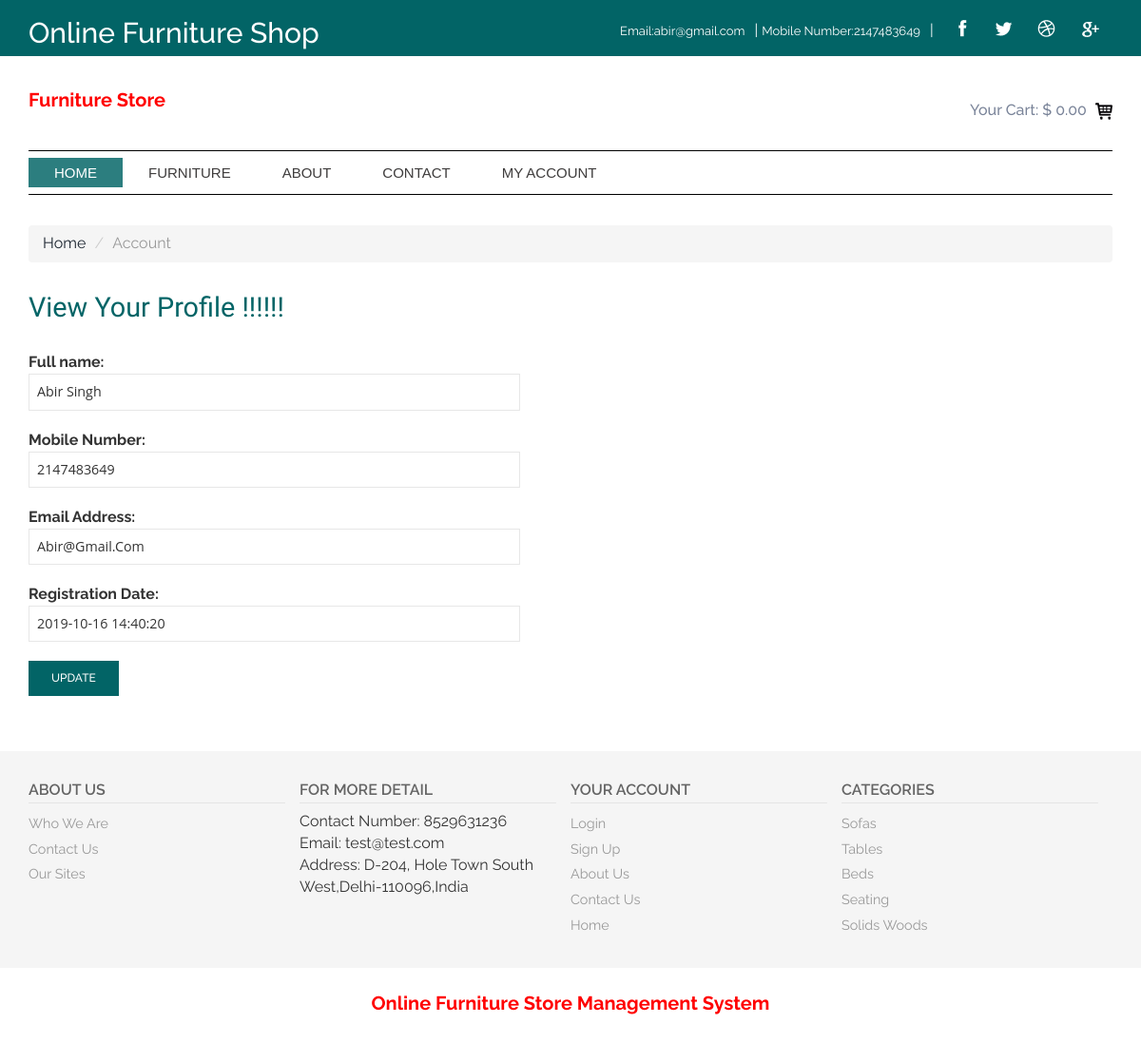
The app's page /profile.php (signed in) with its own data.
### tables this page shows
CREATE TABLE `tbluser` (
  `ID` int(10) NOT NULL,
  `FullName` varchar(120) DEFAULT NULL,
  `MobileNumber` bigint(10) DEFAULT NULL,
  `Email` varchar(120) DEFAULT NULL,
  `Password` varchar(120) DEFAULT NULL,
  `RegDate` timestamp NULL DEFAULT current_timestamp()
);

CREATE TABLE `tblpage` (
  `ID` int(10) NOT NULL,
  `PageType` varchar(120) DEFAULT NULL,
  `PageTitle` varchar(200) DEFAULT NULL,
  `PageDescription` mediumtext DEFAULT NULL,
  `Email` varchar(120) DEFAULT NULL,
  `MobileNumber` bigint(10) DEFAULT NULL,
  `UpdationDate` timestamp NULL DEFAULT current_timestamp()
);

CREATE TABLE `tblcategory` (
  `ID` int(10) NOT NULL,
  `CategoryName` varchar(120) DEFAULT NULL,
  `CreationDate` timestamp NULL DEFAULT current_timestamp()
);

### profile.php (the view, shortened to what this page needs)
<?php
include('includes/dbconnection.php');
if (strlen($_SESSION['ofsmsuid']==0)) {
  header('location:logout.php');
  } else{
  ?>
<!DOCTYPE HTML>
<html>
<head>
<link href="css/bootstrap.css" rel='stylesheet' type='text/css' />
<link href="css/style.css" rel='stylesheet' type='text/css' />
<link href="css/megamenu.css" rel="stylesheet" type="text/css" media="all" />
</head>
<body>
<?php include_once('includes/header.php');?>
<div class="container">
	  <ol class="breadcrumb">
		  <li><a href="index.php">Home</a></li>
		  <li class="active">Account</li>
		 </ol>
	 <div class="registration">
		 <div class="registration_left">
			 <h2>View Your Profile !!!!!!</h2>
			 <div class="registration_form">
				<form action="" method="post">
					<?php
$uid=$_SESSION['ofsmsuid'];
$sql="SELECT * from  tbluser where ID=:uid";
$query = $dbh -> prepare($sql);
$query->bindParam(':uid',$uid,PDO::PARAM_STR);
$query->execute();
$results=$query->fetchAll(PDO::FETCH_OBJ);
$cnt=1;
if($query->rowCount() > 0)
{
foreach($results as $row)
{               ?>
					<div>
						<strong>Full name:</strong><br />
						<label>
							<input value="<?php  echo $row->FullName;?>" name="fname" type="text" tabindex="1" required='true'>
						</label>
					</div>
					<div>
						<strong>Mobile Number:</strong><br />
						<label>
							<input type="text" tabindex="3" required='true' maxlength="10" pattern="[0-9]+" value="<?php  echo $row->MobileNumber;?>" name="mobno">
						</label>
					</div>
					<div>
						<strong>Email Address:</strong><br />
						<label>
							<input type="email" tabindex="3" required='true' value="<?php  echo $row->Email;?>" name="email" readonly="true">
						</label>
					</div>
					<div>
						<strong>Registration Date:</strong><br />
						<label>
							<input type="text" tabindex="3" readonly="true" value="<?php  echo $row->RegDate;?>" name="">
						</label>
					</div>
					<div>
						<input type="submit" value="Update" id="" name="submit">
					</div>
					<?php $cnt=$cnt+1;}} ?>
				</form>
			 </div>
		 </div>
		 <div class="clearfix"></div>
	 </div>
</div>
<?php include_once('includes/footer.php');?>
</body>
</html><?php }  ?>

### includes/header.php (shortened to what this page needs)
 <?php if (strlen($_SESSION['ofsmsuid']!=0)) {?>
<div class="top_bg">
  <div class="container">
    <div class="header_top-sec">
      <div class="top_right">
         <h2>Online Furniture Shop</h2>
      </div>
      <div class="top_left">
        <ul>
          <?php
         $uid= $_SESSION['ofsmsuid'];
$sql="SELECT * from tbluser where ID='$uid'";
$query = $dbh -> prepare($sql);
$query->execute();
$results=$query->fetchAll(PDO::FETCH_OBJ);
$cnt=1;
if($query->rowCount() > 0)
{
foreach($results as $row)
{               ?>
          <li class="top_link">Email:<?php  echo htmlentities($row->Email);?></li>|
          <li class="top_link">Mobile Number:<?php  echo htmlentities($row->MobileNumber);?></li>|  <?php $cnt=$cnt+1;}} ?>
        </ul>
        <div class="social">
          <ul>
            <li><a href="#"><i class="facebook"></i></a></li>
            <li><a href="#"><i class="twitter"></i></a></li>
            <li><a href="#"><i class="dribble"></i></a></li>
            <li><a href="#"><i class="google"></i></a></li>
          </ul>
        </div>
      </div>
        <div class="clearfix"> </div>
    </div>
  </div>
</div><?php } ?>
<div class="header_top">
   <div class="container">
     <div class="logo">
      <a href="index.php"><strong style="color: red;font-size: 20px;">Furniture Store</strong></a>
     </div>
     <div class="header_right">
       <div class="cart box_1">
        <?php if (strlen($_SESSION['ofsmsuid']!=0)) {?>
        <a href="cart.php">
          <h3>Your Cart:  <span><?php echo "$ ".number_format($_SESSION['tprice'], 2); ?></span> <img src="images/bag.png" alt=""></h3>
        </a>
        <div class="clearfix"> </div><?php } ?>
       </div>
     </div>
      <div class="clearfix"></div>
   </div>
</div>
<div class="mega_nav">
   <div class="container">
     <div class="menu_sec">
     <ul class="megamenu skyblue">
       <li class="active grid"><a class="color1" href="index.php">Home</a></li>
       <li class="grid"><a class="color2" href="#">furniture</a>
        </li>
        <li><a class="color5" href="about-us.php">About</a>
        </li>
        <li><a class="color6" href="contact-us.php">Contact</a>
        </li>
        <?php if (strlen($_SESSION['ofsmsuid']!=0)) {?>
        <li><a class="color6">My Account</a>
        </li>  <?php } ?>
         </ul>
       <div class="clearfix"></div>
     </div>
    </div>
</div>

### includes/footer.php (shortened to what this page needs)
<?php
include('includes/dbconnection.php');
?>
<div class="footer-content">
     <div class="container">
         <div class="ftr-grids">
             <div class="col-md-3 ftr-grid">
                 <h4>About Us</h4>
                 <ul>
                     <li><a href="about-us.php">Who We Are</a></li>
                     <li><a href="contact-us.php">Contact Us</a></li>
                     <li><a href="index.php">Our Sites</a></li>
                 </ul>
             </div>
             <div class="col-md-3 ftr-grid">
                 <h4>For more Detail</h4>
                 <ul>
                        <?php
$sql="SELECT * from  tblpage where PageType='contactus'";
$query = $dbh -> prepare($sql);
$query->execute();
$results=$query->fetchAll(PDO::FETCH_OBJ);
$cnt=1;
if($query->rowCount() > 0)
{
foreach($results as $row)
{               ?>
                     <li>Contact Number: <?php  echo $row->MobileNumber;?></li>
                     <li>Email: <?php  echo $row->Email;?></li>
                     <li>Address: <?php  echo $row->PageDescription;?></li>
                     <?php $cnt=$cnt+1;}} ?>
                 </ul>
             </div>
             <div class="col-md-3 ftr-grid">
                 <h4>Your account</h4>
                 <ul>
                     <li><a href="signup.php">Login</a></li>
                     <li><a href="signup.php">Sign Up</a></li>
                     <li><a href="about-us.php">About Us</a></li>
                     <li><a href="contact-us.php">Contact Us</a></li>
                     <li><a href="index.php">Home</a></li>
                 </ul>
             </div>
             <div class="col-md-3 ftr-grid">
                 <h4>Categories</h4>
                 <ul>
                    <?php
$ret="SELECT * from tblcategory";
$query1 = $dbh -> prepare($ret);
$query1->execute();
$resultss=$query1->fetchAll(PDO::FETCH_OBJ);
foreach($resultss as $rows)
{               ?>
                     <li><a href="category-details.php?catid=<?php echo htmlentities($rows->ID)?>"><?php echo htmlentities($rows->CategoryName)?></a></li>
                     <?php } ?>
                 </ul>
             </div>
             <div class="clearfix"></div>
         </div>
     </div>
</div>
<br />
<div class="footer">
     <div class="container">
         <div class="copywrite">
             <p style="text-align: center;color: red;font-size: 20px"><strong>Online Furniture Store Management System</strong> </p>
         </div>
         </div>
     </div>

### css/style.css (style rules this page uses)
h4, h5, h6, h1, h2, h3 { margin: 0; }
ul, ol { margin: 0; padding:0; }
p { margin: 0; }
html, body { font-family: 'Raleway', sans-serif; font-size: 100%; background: #ffffff; }
body a { transition:0.5s all; -webkit-transition:0.5s all; -moz-transition:0.5s all; -o-transition:0.5s all; -ms-transition:0.5s all; }
.breadcrumb { margin:2em 0; }
.top_bg { background:#026466; }
.header_top-sec { padding: 15px 0 8px; }
.header_top { padding:2em 0; }
.top_left { float: right; color:#fff; }
.top_right { float:left; color: #ffffff; margin-top: 3px; }
.top_right ul,.top_left ul { padding:0; list-style:none; display: inline-block; vertical-align: middle; }
.top_left ul li.top_link { margin-right:10px; }
.top_right ul li,.top_left ul li { display: inline-block; }
.social { display: inline-block; }
.top_left ul li { font-size:13px; }
.top_left ul li a { text-align:center; padding: 0px 4px; font-size:13px; color:#ffffff; -webkit-transition: all 0.3s ease-in-out; -moz-transition: all 0.3s ease-in-out; -o-transition: all 0.3s ease-in-out; transition: all 0.3s ease-in-out; }
.box_1 { text-align:center; margin-top:1em; }
.box_1 h3 { color: #000; font-size: 0.85em; margin-bottom: 0; }
.box_1 h3 img { margin-left: 5px; }
.box_1 h3 { color: #7A8499; font-size: 1em; }
.logo { float: left; }
.header_right { float: right; }
.social i { width: 27px; height: 27px; background: url('../images/social2.png') no-repeat 0px 0px; display: inline-block; margin: 0 4px; }
.social ul li { display:inline-block; }
a i.facebook { background-position: -3px -2px; }
a i.twitter { background-position: -43px -3px; }
a i.dribble { background-position: -83px -3px; }
a i.google { background-position: -126px -2px; }
.menu_sec { border-top:1px solid #000; border-bottom:1px solid #000; padding:7px 0; }
.header_right { position:relative; }
.footer-content { background:#F5F5F5; padding:2em 0; }
.ftr-grid h4 { color: #646464; font-weight: 600; display: block; border-bottom: 1px solid #E5E5E5; padding-bottom: 5px; text-transform:uppercase; font-size:1em; }
.ftr-grid { padding-left: 0; }
.ftr-grid ul li { display:block; }
.ftr-grid ul li:nth-child(1) { margin-top:0.5em; }
.ftr-grid ul li a { color:#999; padding:3px 0; display:block; font-size:0.9em; }
.footer { padding-bottom:2em; }
.copywrite p { color: #999; font-size: 0.8em; }
.registration { padding: 0em 0% 3em 0; }
.registration h2 { font-size:1.8em; color: #026466; text-transform:capitalize; margin-bottom: 4%; font-family: 'Aladin', cursive; font-weight:300; }
.registration_left { float: left; width: 45.33333%; margin-left: 9.333%; }
.registration_left:first-child { margin-left: 0; }
.registration_form { display: block; }
.registration_form div { padding:10px 0; }
label { display: block; margin-bottom: 0; font-weight: normal; }
.registration_form input[type="text"],.registration_form input[type="email"],.registration_form input[type="tel"],.registration_form input[type="password"] { padding: 8px; display: block; width:100%; outline: none; font-family: 'Open Sans', sans-serif; font-size: 0.8925em; color: #333333; -webkit-appearance: none; text-transform: capitalize; background: #FFFFFF; border: 1px solid rgb(231, 231, 231); font-weight: normal; }
.registration_form input[type="submit"] { font-size: 0.75em; display: inline-block; background: #026466; padding: 0.8em 2em; color: #fff; text-decoration: none; border:none; text-transform:uppercase; font-weight: 500; transition: 0.5s ease; -moz-transition: 0.5s ease; -o-transition: 0.5s ease; -webkit-transition: 0.5s ease; }

### css/megamenu.css (style rules this page uses)
.megamenu { margin-bottom:0px;padding:0;width:100%;list-style:none;display:inline-block;position:relative;font-family:Calibri,Arial;font-size:15px }
.megamenu li { margin-bottom:-5px;display:inline }
.megamenu>li>a { float:left;padding:5px 28px;text-decoration:none;text-transform:capitalize;font-size:1em; -webkit-transition: all 0.3s ease-in-out;text-transform:uppercase; -moz-transition: all 0.3s ease-in-out; -o-transition: all 0.3s ease-in-out; transition: all 0.3s ease-in-out; }
.megamenu>li.active>a { background:rgba(2, 100, 102, 0.83); color:#fff; }
.skyblue,.skyblue>li.showhide { width: 72%; float: left; margin-right: 2%;; }
.skyblue li>a,.skyblue>li.showhide span { color:#3f3d3d }
@media (max-width:1366px) { .megamenu>li>a { padding: 5px 27px } }

### records on screen
tbluser: Email "abir@gmail.com", MobileNumber "2147483649", fname "Abir Singh", mobno "2147483649", email "abir@gmail.com", RegDate "2019-10-16 14:40:20"
tblpage: MobileNumber "8529631236", Email "test@test.com", PageDescription "D-204, Hole Town South West,Delhi-110096,India"
tblcategory: CategoryName "Sofas"
tblcategory: CategoryName "Tables"
tblcategory: CategoryName "Beds"
tblcategory: CategoryName "Seating"
tblcategory: CategoryName "Solids Woods"

### other values on screen
$_SESSION['tprice'] "0.00"
